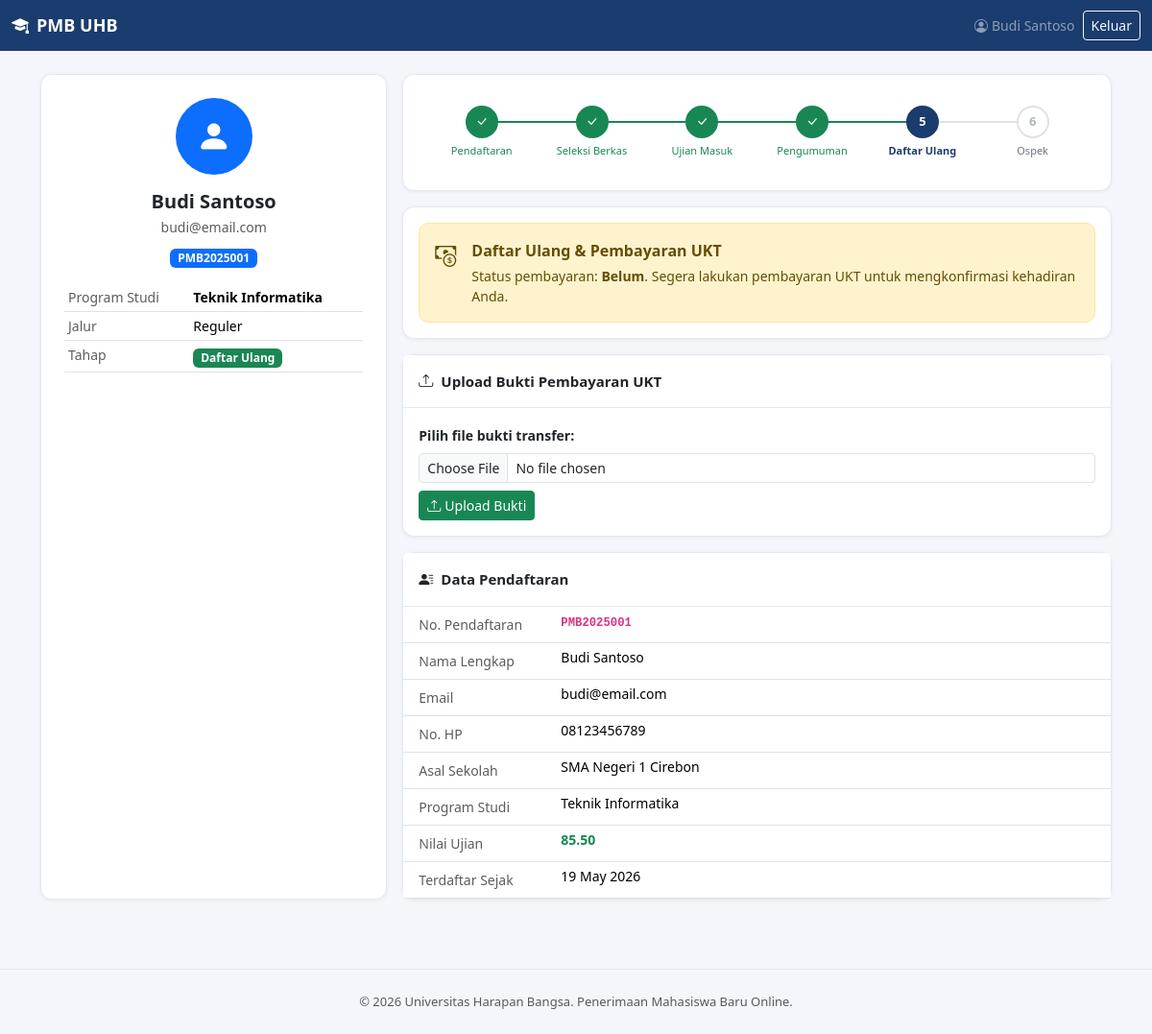
The page /dashboard.php (signed in) on the database its author committed.
### tables this page shows
CREATE TABLE IF NOT EXISTS pendaftar (
    id INT AUTO_INCREMENT PRIMARY KEY,
    no_pendaftaran VARCHAR(20) UNIQUE NOT NULL,
    nama VARCHAR(100) NOT NULL,
    email VARCHAR(100) UNIQUE NOT NULL,
    no_hp VARCHAR(15) NOT NULL,
    tanggal_lahir DATE NOT NULL,
    asal_sekolah VARCHAR(150) NOT NULL,
    prodi ENUM('Teknik Informatika','Sistem Informasi','Manajemen','Akuntansi','Hukum','Kedokteran') NOT NULL,
    jalur ENUM('Reguler','Prestasi','Beasiswa') DEFAULT 'Reguler',
    password VARCHAR(255) NOT NULL,
    tahap ENUM('pendaftaran','seleksi','ujian','pengumuman','daftar_ulang','ospek','selesai','ditolak') DEFAULT 'pendaftaran',
    status_seleksi ENUM('menunggu','lulus','tidak_lulus') DEFAULT 'menunggu',
    nilai_ujian DECIMAL(5,2) DEFAULT NULL,
    status_pengumuman ENUM('menunggu','lulus','tidak_lulus') DEFAULT 'menunggu',
    status_bayar ENUM('belum','proses','lunas') DEFAULT 'belum',
    bukti_bayar VARCHAR(255) DEFAULT NULL,
    foto VARCHAR(255) DEFAULT NULL,
    created_at TIMESTAMP DEFAULT CURRENT_TIMESTAMP
);

### dashboard.php (the view, shortened to what this page needs)
<?php
require_once __DIR__ . '/config/config.php';
$stmt = db()->prepare("SELECT * FROM pendaftar WHERE id = ?");
$stmt->execute([$_SESSION['peserta_id']]);
$p = $stmt->fetch();
$tahapList = [
    ['key'=>'pendaftaran',  'label'=>'Pendaftaran',   'icon'=>'bi-pencil-square'],
    ['key'=>'seleksi',      'label'=>'Seleksi Berkas', 'icon'=>'bi-file-check'],
    ['key'=>'ujian',        'label'=>'Ujian Masuk',    'icon'=>'bi-pen'],
    ['key'=>'pengumuman',   'label'=>'Pengumuman',     'icon'=>'bi-megaphone'],
    ['key'=>'daftar_ulang', 'label'=>'Daftar Ulang',  'icon'=>'bi-cash-coin'],
    ['key'=>'ospek',        'label'=>'Ospek',          'icon'=>'bi-people'],
];
$urutanTahap = array_column($tahapList, 'key');
$currentIdx  = array_search($p['tahap'], $urutanTahap);
include __DIR__ . '/includes/header.php';
?>
<div class="container py-4">
  <div class="row g-3">
    <div class="col-md-4">
      <div class="card h-100">
        <div class="card-body text-center p-4">
          <div class="mb-3">
            <?php if ($p['foto'] && file_exists(UPLOAD_PATH.$p['foto'])): ?>
            <img src="uploads/<?= e($p['foto']) ?>" class="rounded-circle" width="80" height="80" style="object-fit:cover;">
            <?php else: ?>
            <div class="rounded-circle bg-primary d-inline-flex align-items-center justify-content-center" style="width:80px;height:80px;">
              <i class="bi bi-person-fill text-white" style="font-size:36px;"></i>
            </div>
            <?php endif; ?>
          </div>
          <h5 class="fw-bold mb-1"><?= e($p['nama']) ?></h5>
          <div class="small text-muted mb-2"><?= e($p['email']) ?></div>
          <div class="badge bg-primary mb-3"><?= e($p['no_pendaftaran']) ?></div>
          <table class="table table-sm text-start">
            <tr><td class="text-muted small">Program Studi</td><td class="small fw-semibold"><?= e($p['prodi']) ?></td></tr>
            <tr><td class="text-muted small">Jalur</td><td class="small"><?= e($p['jalur']) ?></td></tr>
            <tr><td class="text-muted small">Tahap</td><td><?= badgeTahap($p['tahap']) ?></td></tr>
          </table>
        </div>
      </div>
    </div>
    <div class="col-md-8">
      <div class="card mb-3">
        <div class="card-body py-3 px-4">
          <div class="step-bar">
            <?php foreach ($tahapList as $i => $t):
              $cls = '';
              if ($i < $currentIdx) $cls = 'done';
              elseif ($i === $currentIdx) $cls = 'active';
            ?>
            <div class="step-item <?= $cls ?>">
              <div class="step-circle <?= $cls ?>">
                <?php if ($i < $currentIdx): ?><i class="bi bi-check-lg"></i>
                <?php else: ?><?= $i+1 ?><?php endif; ?>
              </div>
              <div class="step-label"><?= $t['label'] ?></div>
            </div>
            <?php endforeach; ?>
          </div>
        </div>
      </div>
      <?php
      $info = [
        'pendaftaran'  => ['success', 'bi-check-circle', 'Pendaftaran selesai!', 'Dokumen Anda sedang menunggu proses seleksi berkas oleh panitia.'],
        'seleksi'      => ['warning', 'bi-hourglass-split', 'Seleksi Berkas Berlangsung', 'Panitia sedang memverifikasi kelengkapan dokumen Anda. Status: '.($p['status_seleksi'] === 'menunggu' ? '<strong>Menunggu verifikasi</strong>' : '<strong>'.ucfirst($p['status_seleksi']).'</strong>')],
        'ujian'        => ['info', 'bi-pen', 'Tahap Ujian Masuk', 'Anda diwajibkan mengikuti ujian masuk. Perhatikan jadwal yang diumumkan panitia.'],
        'pengumuman'   => ['primary', 'bi-megaphone', 'Pengumuman Hasil', 'Hasil seleksi: <strong>'.ucfirst($p['status_pengumuman']).'</strong>'. ($p['nilai_ujian'] ? ' | Nilai Ujian: <strong>'.$p['nilai_ujian'].'</strong>' : '')],
        'daftar_ulang' => ['warning', 'bi-cash-coin', 'Daftar Ulang & Pembayaran UKT', 'Status pembayaran: <strong>'.ucfirst($p['status_bayar']).'</strong>. Segera lakukan pembayaran UKT untuk mengkonfirmasi kehadiran Anda.'],
        'ospek'        => ['primary', 'bi-people', 'Orientasi Kampus (Ospek)', 'Selamat! Anda akan segera mengikuti kegiatan Ospek. Pantau informasi jadwal dari kampus.'],
        'selesai'      => ['success', 'bi-mortarboard', 'Proses Selesai!', 'Selamat datang di keluarga besar UHB! Proses PMB Anda telah selesai.'],
        'ditolak'      => ['danger', 'bi-x-circle', 'Tidak Diterima', 'Mohon maaf, Anda belum diterima pada seleksi ini. Anda dapat mencoba di gelombang berikutnya.'],
      ];
      [$alertType,$icon,$judul,$deskripsi] = $info[$p['tahap']] ?? ['secondary','bi-info-circle','Status tidak diketahui',''];
      ?>
      <div class="card mb-3">
        <div class="card-body p-3">
          <div class="alert alert-<?= $alertType ?> mb-0 d-flex gap-3 align-items-start">
            <i class="bi <?= $icon ?>" style="font-size:22px;flex-shrink:0;margin-top:2px;"></i>
            <div>
              <div class="fw-bold mb-1"><?= $judul ?></div>
              <div class="small"><?= $deskripsi ?></div>
            </div>
          </div>
        </div>
      </div>
      <?php if ($p['tahap'] === 'daftar_ulang' && $p['status_bayar'] !== 'lunas'): ?>
      <div class="card mb-3">
        <div class="card-header p-3"><i class="bi bi-upload me-2"></i>Upload Bukti Pembayaran UKT</div>
        <div class="card-body p-3">
          <form method="post" enctype="multipart/form-data">
            <div class="mb-2">
              <label class="form-label fw-semibold small">Pilih file bukti transfer:</label>
              <input type="file" name="bukti_bayar" class="form-control form-control-sm" accept="image/*,.pdf" required>
            </div>
            <button type="submit" class="btn btn-success btn-sm"><i class="bi bi-upload me-1"></i>Upload Bukti</button>
          </form>
        </div>
      </div>
      <?php endif; ?>
      <div class="card">
        <div class="card-header p-3"><i class="bi bi-person-lines-fill me-2"></i>Data Pendaftaran</div>
        <div class="card-body p-0">
          <table class="table mb-0 table-sm">
            <tbody>
              <tr><td class="text-muted ps-3 py-2 small" width="160">No. Pendaftaran</td><td class="fw-bold small"><code><?= e($p['no_pendaftaran']) ?></code></td></tr>
              <tr><td class="text-muted ps-3 py-2 small">Nama Lengkap</td><td class="small"><?= e($p['nama']) ?></td></tr>
              <tr><td class="text-muted ps-3 py-2 small">Email</td><td class="small"><?= e($p['email']) ?></td></tr>
              <tr><td class="text-muted ps-3 py-2 small">No. HP</td><td class="small"><?= e($p['no_hp']) ?></td></tr>
              <tr><td class="text-muted ps-3 py-2 small">Asal Sekolah</td><td class="small"><?= e($p['asal_sekolah']) ?></td></tr>
              <tr><td class="text-muted ps-3 py-2 small">Program Studi</td><td class="small"><?= e($p['prodi']) ?></td></tr>
              <?php if ($p['nilai_ujian']): ?>
              <tr><td class="text-muted ps-3 py-2 small">Nilai Ujian</td><td class="small fw-bold text-success"><?= $p['nilai_ujian'] ?></td></tr>
              <?php endif; ?>
              <tr><td class="text-muted ps-3 py-2 small">Terdaftar Sejak</td><td class="small"><?= date('d M Y', strtotime($p['created_at'])) ?></td></tr>
            </tbody>
          </table>
        </div>
      </div>
    </div>
  </div>
</div>
<?php include __DIR__ . '/includes/footer.php'; ?>

### includes/header.php (style rules this page uses)
body { font-family: 'Segoe UI', sans-serif; background: #f4f6fb; }
.card { border: 1px solid #e2e8f2; border-radius: 12px; box-shadow: 0 1px 4px rgba(0,0,0,.06); }
.card-header { background: #fff; border-bottom: 1px solid #e2e8f2; font-weight: 700; font-size: 15px; }
.badge { font-size: 12px; }
.alert { border-radius: 10px; }
.step-bar { display: flex; gap: 0; overflow-x: auto; padding: 16px 0; }
.step-item { display: flex; flex-direction: column; align-items: center; flex: 1; min-width: 80px; position: relative; }
.step-item::before { content:''; position:absolute; top:16px; left:-50%; right:50%; height:2px; background:#dee2e6; z-index:0; }
.step-item:first-child::before { display: none; }
.step-circle { width:34px;height:34px;border-radius:50%;display:flex;align-items:center;justify-content:center;font-size:13px;font-weight:700;position:relative;z-index:1;border:2px solid #dee2e6;background:#fff;color:#adb5bd; }
.step-circle.done { background:#198754;border-color:#198754;color:#fff; }
.step-circle.active { background:#1a3c6e;border-color:#1a3c6e;color:#fff; }
.step-label { font-size:11px;margin-top:5px;color:#6c757d;text-align:center;font-weight:500; }
.step-item.active .step-label { color:#1a3c6e;font-weight:700; }
.step-item.done .step-label { color:#198754; }
.step-item.done::before, .step-item.active::before { background:#198754; }

### rows shown on the page
pendaftar: nama "Budi Santoso", email "budi@email.com", no_pendaftaran "PMB2025001", prodi "Teknik Informatika", jalur "Reguler", tahap "daftar_ulang" (drawn), no_hp "08123456789", asal_sekolah "SMA Negeri 1 Cirebon", nilai_ujian "85.50", created_at "19 May 2026"

### other values the page prints
$_SESSION['peserta_nama'] "Budi Santoso"
$lbl "Daftar Ulang"
$t['label'] "Pendaftaran"
$t['label'] "Seleksi Berkas"
$t['label'] "Ujian Masuk"
$t['label'] "Pengumuman"
$t['label'] "Daftar Ulang"
$t['label'] "Ospek"
$judul "Daftar Ulang & Pembayaran UKT"
$deskripsi "Status pembayaran: Belum . Segera lakukan pembayaran UKT untuk mengkonfirmasi kehadiran Anda."
